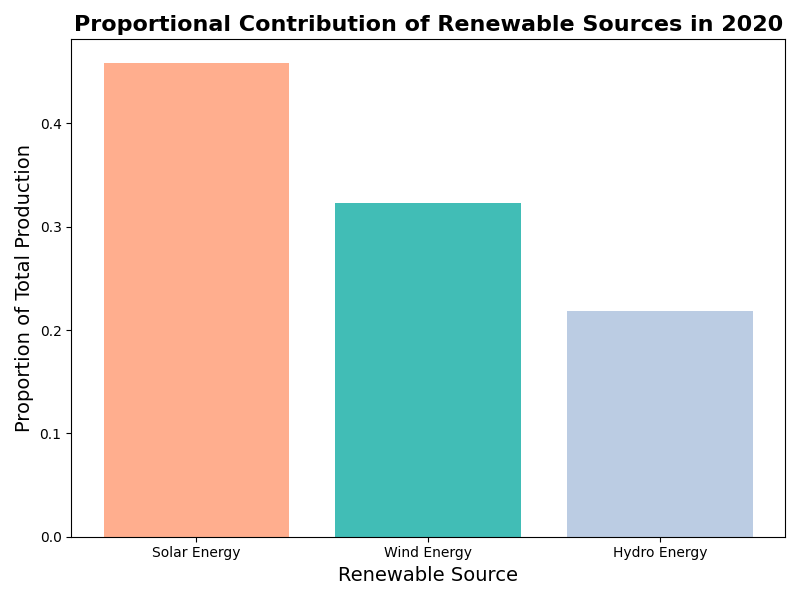

Generate this figure with Python:
import matplotlib.pyplot as plt
import numpy as np

# Backstory:
# The chart represents the energy production from various renewable sources in the city of GreenVille over a decade (2010-2020).
# The aim is to showcase the cumulative growth and contribution of solar, wind, and hydro energy to the city's energy grid each year.

# Data for energy production (in gigawatt hours, GWh) over the years for different renewable sources
years = np.arange(2010, 2021)  # From 2010 to 2020

# Energy production data for each renewable source
solar_energy = [30, 40, 50, 60, 70, 90, 110, 130, 160, 190, 220]  # Solar energy production
wind_energy = [20, 30, 35, 50, 65, 80, 95, 110, 125, 140, 155]    # Wind energy production
hydro_energy = [50, 55, 60, 70, 75, 80, 85, 90, 95, 100, 105]     # Hydro energy production

# Stack the data for area plotting
energy_data = np.vstack([solar_energy, wind_energy, hydro_energy])

# Plotting the stacked area chart
fig, ax = plt.subplots(figsize=(14, 8))

# Define colors for each energy source
colors = ['#ffa07a', '#20b2aa', '#b0c4de']

ax.stackplot(years, energy_data, labels=['Solar Energy', 'Wind Energy', 'Hydro Energy'],
             colors=colors, alpha=0.85)

# Adding title and labels with line breaks for better readability
ax.set_title('GreenVille Renewable Energy Revolution:\nCumulative Growth of Energy Production (2010-2020)', fontsize=18, fontweight='bold', loc='center')
ax.set_xlabel('Year', fontsize=14)
ax.set_ylabel('Energy Production (GWh)', fontsize=14)

# Adding grid for better readability
ax.grid(True, linestyle='--', alpha=0.7)

# Adding a legend with a title
ax.legend(loc='upper left', title='Renewable Sources', fontsize=12, title_fontsize='13')

# Automatically adjust layout to prevent overlapping
plt.xticks(years, rotation=45, fontsize=12)
plt.yticks(fontsize=12)
plt.tight_layout()

# Add annotations for key points
ax.annotate('Rapid adoption of solar energy', xy=(2014, 130), xytext=(2012, 150),
            arrowprops=dict(facecolor='black', shrink=0.05), fontsize=12)

ax.annotate('Steady growth in hydro energy', xy=(2020, 105), xytext=(2017, 115),
            arrowprops=dict(facecolor='black', shrink=0.05), fontsize=12)

# Second plot: Line chart showing the proportion of each energy source in 2020
fig, ax2 = plt.subplots(figsize=(8, 6))

# Calculate proportions
total_2020_energy = np.sum(np.array([solar_energy[-1], wind_energy[-1], hydro_energy[-1]]))
proportions = [solar_energy[-1]/total_2020_energy, wind_energy[-1]/total_2020_energy, hydro_energy[-1]/total_2020_energy]

ax2.bar(['Solar Energy', 'Wind Energy', 'Hydro Energy'], proportions, color=colors, alpha=0.85)

# Adding title and labels
ax2.set_title('Proportional Contribution of Renewable Sources in 2020', fontsize=16, fontweight='bold')
ax2.set_xlabel('Renewable Source', fontsize=14)
ax2.set_ylabel('Proportion of Total Production', fontsize=14)

# Display the plot
plt.tight_layout()
plt.show()
